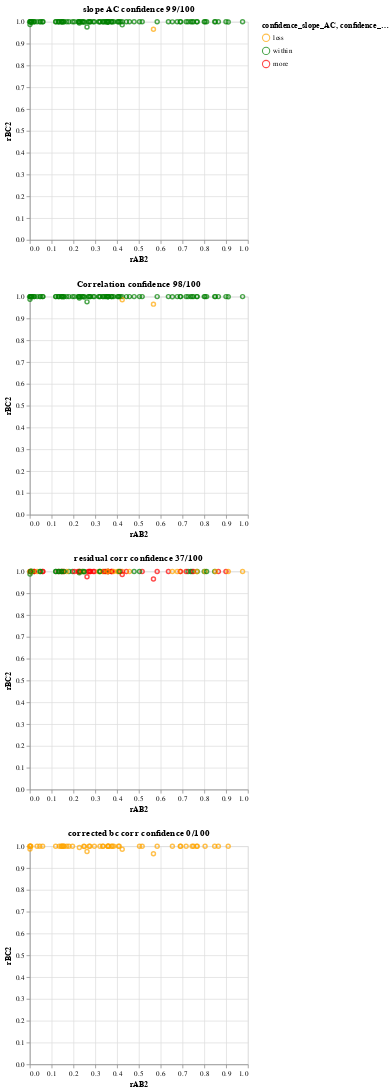

Notebook cell for this chart:
### Code cell
add_confidence_stats(d, ABC_all)
confidence_graphs(d)
